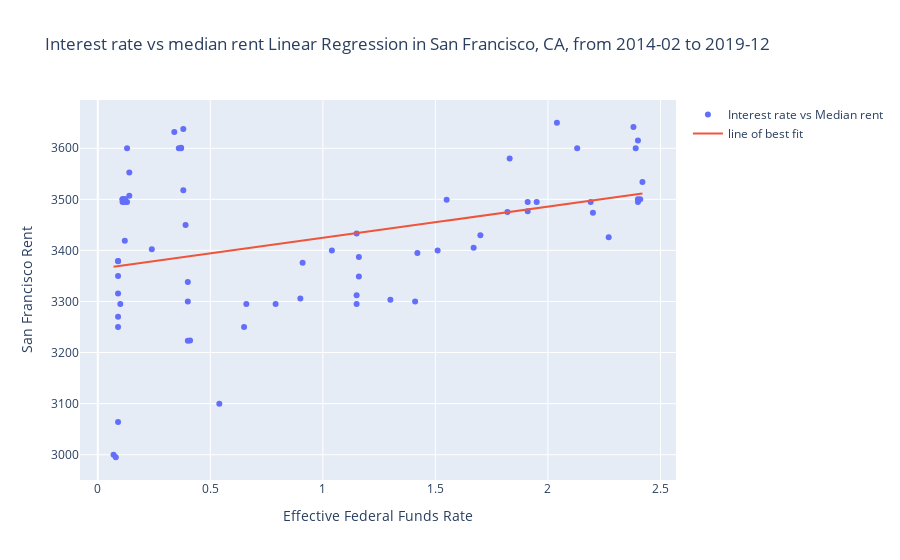

Here is the notebook cell this chart was saved with:
### Code cell
df = pd.DataFrame({'X': rate_fund, 'Y':sf_rent})
reg = LinearRegression().fit(np.vstack(df['X']), sf_rent)
df['bestfit'] = reg.predict(np.vstack(df['X']))
fig=go.Figure()
fig.add_trace(go.Scatter(name='Interest rate vs Median rent', x=df['X'], y=df['Y'].values, mode='markers'))
fig.add_trace(go.Scatter(name='line of best fit', x=rate_fund, y=df['bestfit'], mode='lines'))

fig.update_layout(title_text = 'Interest rate vs median rent Linear Regression in San Francisco, CA, from 2014-02 to 2019-12', xaxis_title = 'Effective Federal Funds Rate', yaxis_title = 'San Francisco Rent')

fig.show()

sf_ml = fig
